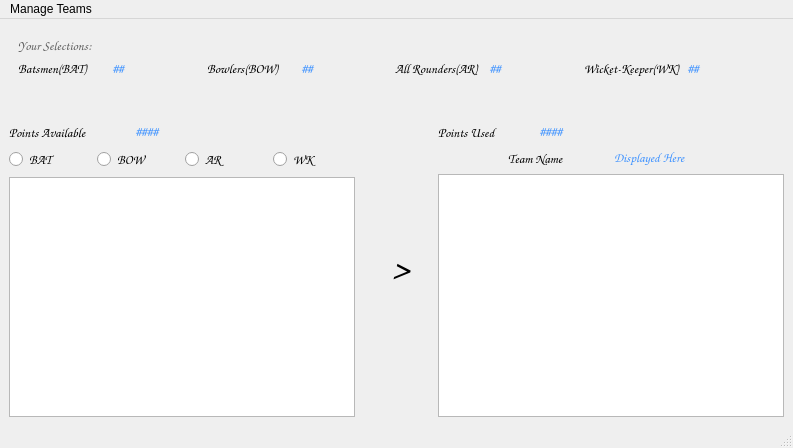
<?xml version="1.0" encoding="UTF-8"?>
<ui version="4.0">
 <class>MainWindow</class>
 <widget class="QMainWindow" name="MainWindow">
  <property name="geometry">
   <rect>
    <x>0</x>
    <y>0</y>
    <width>793</width>
    <height>448</height>
   </rect>
  </property>
  <property name="windowTitle">
   <string>MainWindow</string>
  </property>
  <property name="autoFillBackground">
   <bool>true</bool>
  </property>
  <widget class="QWidget" name="centralwidget">
   <layout class="QVBoxLayout" name="verticalLayout_4">
    <item>
     <widget class="QFrame" name="frame">
      <property name="minimumSize">
       <size>
        <width>775</width>
        <height>0</height>
       </size>
      </property>
      <property name="autoFillBackground">
       <bool>true</bool>
      </property>
      <layout class="QVBoxLayout" name="verticalLayout">
       <item>
        <widget class="QLabel" name="label">
         <property name="font">
          <font>
           <family>Comic Sans MS</family>
           <pointsize>10</pointsize>
           <weight>75</weight>
           <bold>true</bold>
          </font>
         </property>
         <property name="text">
          <string>&lt;html&gt;&lt;head/&gt;&lt;body&gt;&lt;p&gt;&lt;span style=&quot; color:#5e5e5e;&quot;&gt;Your Selections:&lt;/span&gt;&lt;/p&gt;&lt;/body&gt;&lt;/html&gt;</string>
         </property>
        </widget>
       </item>
       <item>
        <layout class="QHBoxLayout" name="horizontalLayout_5">
         <item>
          <widget class="QLabel" name="label_5">
           <property name="font">
            <font>
             <family>Comic Sans MS</family>
             <pointsize>10</pointsize>
             <weight>75</weight>
             <bold>true</bold>
            </font>
           </property>
           <property name="text">
            <string>Batsmen(BAT)</string>
           </property>
          </widget>
         </item>
         <item>
          <widget class="QLabel" name="l1">
           <property name="font">
            <font>
             <family>Comic Sans MS</family>
             <pointsize>10</pointsize>
             <weight>75</weight>
             <bold>true</bold>
            </font>
           </property>
           <property name="text">
            <string>&lt;html&gt;&lt;head/&gt;&lt;body&gt;&lt;p&gt;&lt;span style=&quot; color:#3e92ff;&quot;&gt;##&lt;/span&gt;&lt;/p&gt;&lt;/body&gt;&lt;/html&gt;</string>
           </property>
          </widget>
         </item>
         <item>
          <widget class="QLabel" name="label_7">
           <property name="font">
            <font>
             <family>Comic Sans MS</family>
             <pointsize>10</pointsize>
             <weight>75</weight>
             <bold>true</bold>
            </font>
           </property>
           <property name="text">
            <string>Bowlers(BOW)</string>
           </property>
          </widget>
         </item>
         <item>
          <widget class="QLabel" name="l2">
           <property name="font">
            <font>
             <family>Comic Sans MS</family>
             <pointsize>10</pointsize>
             <weight>75</weight>
             <bold>true</bold>
            </font>
           </property>
           <property name="text">
            <string>&lt;html&gt;&lt;head/&gt;&lt;body&gt;&lt;p&gt;&lt;span style=&quot; color:#3e92ff;&quot;&gt;##&lt;/span&gt;&lt;/p&gt;&lt;/body&gt;&lt;/html&gt;</string>
           </property>
          </widget>
         </item>
         <item>
          <widget class="QLabel" name="label_9">
           <property name="font">
            <font>
             <family>Comic Sans MS</family>
             <pointsize>10</pointsize>
             <weight>75</weight>
             <bold>true</bold>
            </font>
           </property>
           <property name="text">
            <string>All Rounders(AR)</string>
           </property>
          </widget>
         </item>
         <item>
          <widget class="QLabel" name="l3">
           <property name="font">
            <font>
             <family>Comic Sans MS</family>
             <pointsize>10</pointsize>
             <weight>75</weight>
             <bold>true</bold>
            </font>
           </property>
           <property name="text">
            <string>&lt;html&gt;&lt;head/&gt;&lt;body&gt;&lt;p&gt;&lt;span style=&quot; color:#3e92ff;&quot;&gt;##&lt;/span&gt;&lt;/p&gt;&lt;/body&gt;&lt;/html&gt;</string>
           </property>
          </widget>
         </item>
         <item>
          <widget class="QLabel" name="label_13">
           <property name="font">
            <font>
             <family>Comic Sans MS</family>
             <pointsize>10</pointsize>
             <weight>75</weight>
             <bold>true</bold>
            </font>
           </property>
           <property name="text">
            <string>Wicket-Keeper(WK)</string>
           </property>
          </widget>
         </item>
         <item>
          <widget class="QLabel" name="l4">
           <property name="font">
            <font>
             <family>Comic Sans MS</family>
             <pointsize>10</pointsize>
             <weight>75</weight>
             <bold>true</bold>
            </font>
           </property>
           <property name="text">
            <string>&lt;html&gt;&lt;head/&gt;&lt;body&gt;&lt;p&gt;&lt;span style=&quot; color:#3e92ff;&quot;&gt;##&lt;/span&gt;&lt;/p&gt;&lt;/body&gt;&lt;/html&gt;</string>
           </property>
          </widget>
         </item>
        </layout>
       </item>
      </layout>
     </widget>
    </item>
    <item>
     <spacer name="verticalSpacer">
      <property name="orientation">
       <enum>Qt::Vertical</enum>
      </property>
      <property name="sizeType">
       <enum>QSizePolicy::Fixed</enum>
      </property>
      <property name="sizeHint" stdset="0">
       <size>
        <width>5</width>
        <height>30</height>
       </size>
      </property>
     </spacer>
    </item>
    <item>
     <layout class="QHBoxLayout" name="horizontalLayout_4">
      <item>
       <layout class="QVBoxLayout" name="verticalLayout_2">
        <item>
         <layout class="QHBoxLayout" name="horizontalLayout_2">
          <item>
           <widget class="QLabel" name="label_10">
            <property name="font">
             <font>
              <family>Comic Sans MS</family>
              <pointsize>10</pointsize>
              <weight>75</weight>
              <bold>true</bold>
             </font>
            </property>
            <property name="text">
             <string>Points Available</string>
            </property>
           </widget>
          </item>
          <item>
           <widget class="QLabel" name="l5">
            <property name="font">
             <font>
              <family>Comic Sans MS</family>
              <pointsize>10</pointsize>
              <weight>75</weight>
              <bold>true</bold>
             </font>
            </property>
            <property name="text">
             <string>&lt;html&gt;&lt;head/&gt;&lt;body&gt;&lt;p&gt;&lt;span style=&quot; color:#3e92ff;&quot;&gt;####&lt;/span&gt;&lt;/p&gt;&lt;/body&gt;&lt;/html&gt;</string>
            </property>
           </widget>
          </item>
          <item>
           <spacer name="horizontalSpacer_4">
            <property name="orientation">
             <enum>Qt::Horizontal</enum>
            </property>
            <property name="sizeType">
             <enum>QSizePolicy::Fixed</enum>
            </property>
            <property name="sizeHint" stdset="0">
             <size>
              <width>100</width>
              <height>20</height>
             </size>
            </property>
           </spacer>
          </item>
         </layout>
        </item>
        <item>
         <layout class="QHBoxLayout" name="horizontalLayout_6">
          <item>
           <widget class="QRadioButton" name="r1">
            <property name="font">
             <font>
              <family>Comic Sans MS</family>
              <pointsize>10</pointsize>
              <weight>75</weight>
              <bold>true</bold>
             </font>
            </property>
            <property name="text">
             <string>BAT</string>
            </property>
           </widget>
          </item>
          <item>
           <widget class="QRadioButton" name="r2">
            <property name="font">
             <font>
              <family>Comic Sans MS</family>
              <pointsize>10</pointsize>
              <weight>75</weight>
              <bold>true</bold>
             </font>
            </property>
            <property name="text">
             <string>BOW</string>
            </property>
           </widget>
          </item>
          <item>
           <widget class="QRadioButton" name="r3">
            <property name="font">
             <font>
              <family>Comic Sans MS</family>
              <pointsize>10</pointsize>
              <weight>75</weight>
              <bold>true</bold>
             </font>
            </property>
            <property name="text">
             <string>AR</string>
            </property>
           </widget>
          </item>
          <item>
           <widget class="QRadioButton" name="r3_2">
            <property name="font">
             <font>
              <family>Comic Sans MS</family>
              <pointsize>10</pointsize>
              <weight>75</weight>
              <bold>true</bold>
             </font>
            </property>
            <property name="text">
             <string>WK</string>
            </property>
           </widget>
          </item>
         </layout>
        </item>
        <item>
         <widget class="QListWidget" name="list1"/>
        </item>
       </layout>
      </item>
      <item>
       <spacer name="horizontalSpacer_6">
        <property name="orientation">
         <enum>Qt::Horizontal</enum>
        </property>
        <property name="sizeType">
         <enum>QSizePolicy::Fixed</enum>
        </property>
        <property name="sizeHint" stdset="0">
         <size>
          <width>30</width>
          <height>20</height>
         </size>
        </property>
       </spacer>
      </item>
      <item>
       <widget class="QLabel" name="label_11">
        <property name="font">
         <font>
          <family>Comic Sans MS</family>
          <pointsize>26</pointsize>
          <weight>75</weight>
          <bold>true</bold>
         </font>
        </property>
        <property name="text">
         <string>&gt;</string>
        </property>
       </widget>
      </item>
      <item>
       <spacer name="horizontalSpacer_5">
        <property name="orientation">
         <enum>Qt::Horizontal</enum>
        </property>
        <property name="sizeType">
         <enum>QSizePolicy::Fixed</enum>
        </property>
        <property name="sizeHint" stdset="0">
         <size>
          <width>20</width>
          <height>20</height>
         </size>
        </property>
       </spacer>
      </item>
      <item>
       <layout class="QVBoxLayout" name="verticalLayout_3">
        <item>
         <layout class="QHBoxLayout" name="horizontalLayout_3">
          <item>
           <widget class="QLabel" name="label_12">
            <property name="font">
             <font>
              <family>Comic Sans MS</family>
              <pointsize>10</pointsize>
              <weight>75</weight>
              <bold>true</bold>
             </font>
            </property>
            <property name="text">
             <string>Points Used</string>
            </property>
           </widget>
          </item>
          <item>
           <widget class="QLabel" name="l6">
            <property name="font">
             <font>
              <family>Comic Sans MS</family>
              <pointsize>10</pointsize>
              <weight>75</weight>
              <bold>true</bold>
             </font>
            </property>
            <property name="text">
             <string>&lt;html&gt;&lt;head/&gt;&lt;body&gt;&lt;p&gt;&lt;span style=&quot; color:#3e92ff;&quot;&gt;####&lt;/span&gt;&lt;/p&gt;&lt;/body&gt;&lt;/html&gt;</string>
            </property>
           </widget>
          </item>
          <item>
           <spacer name="horizontalSpacer_3">
            <property name="orientation">
             <enum>Qt::Horizontal</enum>
            </property>
            <property name="sizeType">
             <enum>QSizePolicy::Fixed</enum>
            </property>
            <property name="sizeHint" stdset="0">
             <size>
              <width>150</width>
              <height>20</height>
             </size>
            </property>
           </spacer>
          </item>
         </layout>
        </item>
        <item>
         <layout class="QHBoxLayout" name="horizontalLayout_7">
          <item>
           <spacer name="horizontalSpacer">
            <property name="orientation">
             <enum>Qt::Horizontal</enum>
            </property>
            <property name="sizeType">
             <enum>QSizePolicy::Fixed</enum>
            </property>
            <property name="sizeHint" stdset="0">
             <size>
              <width>70</width>
              <height>20</height>
             </size>
            </property>
           </spacer>
          </item>
          <item>
           <widget class="QLabel" name="label_6">
            <property name="font">
             <font>
              <family>Comic Sans MS</family>
              <pointsize>10</pointsize>
              <weight>75</weight>
              <bold>true</bold>
             </font>
            </property>
            <property name="text">
             <string>Team Name</string>
            </property>
           </widget>
          </item>
          <item>
           <widget class="QLabel" name="l7">
            <property name="font">
             <font>
              <family>Comic Sans MS</family>
              <pointsize>10</pointsize>
              <weight>75</weight>
              <bold>true</bold>
             </font>
            </property>
            <property name="text">
             <string>&lt;html&gt;&lt;head/&gt;&lt;body&gt;&lt;p&gt;&lt;span style=&quot; color:#3e92ff;&quot;&gt;Displayed Here&lt;/span&gt;&lt;/p&gt;&lt;/body&gt;&lt;/html&gt;</string>
            </property>
           </widget>
          </item>
          <item>
           <spacer name="horizontalSpacer_2">
            <property name="orientation">
             <enum>Qt::Horizontal</enum>
            </property>
            <property name="sizeType">
             <enum>QSizePolicy::Fixed</enum>
            </property>
            <property name="sizeHint" stdset="0">
             <size>
              <width>70</width>
              <height>20</height>
             </size>
            </property>
           </spacer>
          </item>
         </layout>
        </item>
        <item>
         <widget class="QListWidget" name="list2"/>
        </item>
       </layout>
      </item>
     </layout>
    </item>
   </layout>
  </widget>
  <widget class="QMenuBar" name="menubar">
   <property name="geometry">
    <rect>
     <x>0</x>
     <y>0</y>
     <width>793</width>
     <height>21</height>
    </rect>
   </property>
   <widget class="QMenu" name="menuManage_Teams">
    <property name="font">
     <font>
      <family>Comic Sans MS</family>
      <pointsize>10</pointsize>
     </font>
    </property>
    <property name="title">
     <string>Manage Teams</string>
    </property>
    <addaction name="actionNEW_team"/>
    <addaction name="actionOPEN_Team"/>
    <addaction name="actionSAVE_Team"/>
    <addaction name="actionEVALUATE_Team"/>
   </widget>
   <addaction name="menuManage_Teams"/>
  </widget>
  <widget class="QStatusBar" name="statusbar"/>
  <action name="actionNEW_team">
   <property name="text">
    <string>NEW Team</string>
   </property>
   <property name="font">
    <font>
     <family>Comic Sans MS</family>
     <pointsize>10</pointsize>
    </font>
   </property>
   <property name="shortcut">
    <string>Ctrl+N</string>
   </property>
  </action>
  <action name="actionOPEN_Team">
   <property name="text">
    <string>OPEN Team</string>
   </property>
   <property name="font">
    <font>
     <family>Comic Sans MS</family>
     <pointsize>10</pointsize>
    </font>
   </property>
   <property name="shortcut">
    <string>Ctrl+O</string>
   </property>
  </action>
  <action name="actionSAVE_Team">
   <property name="text">
    <string>SAVE Team</string>
   </property>
   <property name="font">
    <font>
     <family>Comic Sans MS</family>
     <pointsize>10</pointsize>
    </font>
   </property>
   <property name="shortcut">
    <string>Ctrl+S</string>
   </property>
  </action>
  <action name="actionEVALUATE_Team">
   <property name="text">
    <string>EVALUATE Team</string>
   </property>
   <property name="font">
    <font>
     <family>Comic Sans MS</family>
     <pointsize>10</pointsize>
    </font>
   </property>
   <property name="shortcut">
    <string>Ctrl+E</string>
   </property>
  </action>
 </widget>
 <resources/>
 <connections/>
</ui>
